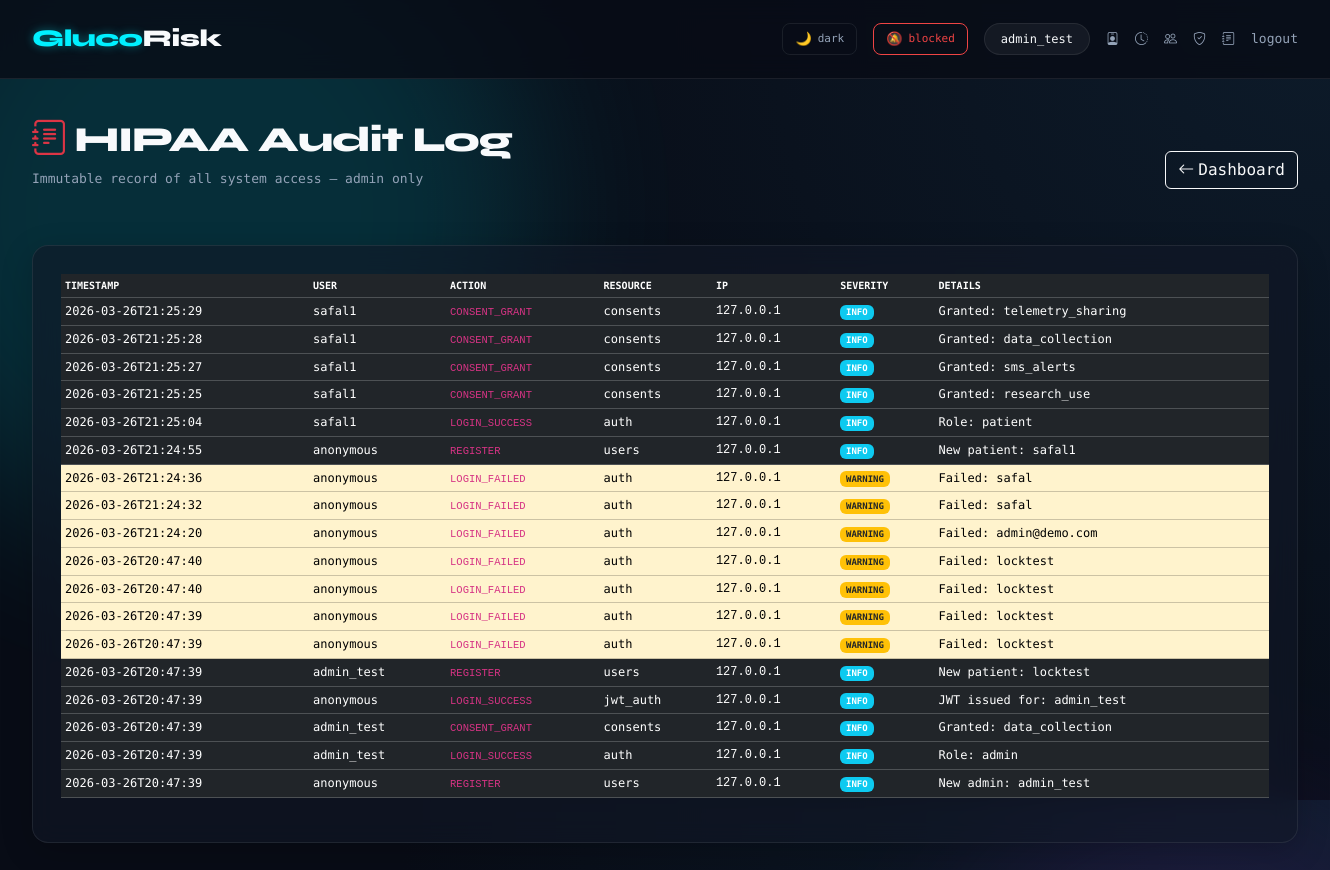
The page /admin/audit (signed in) on the database its author committed.
### tables this page shows
CREATE TABLE audit_log (
        id INTEGER PRIMARY KEY AUTOINCREMENT,
        timestamp TEXT NOT NULL,
        user_id INTEGER,
        username TEXT,
        action TEXT NOT NULL,
        resource TEXT,
        ip_address TEXT,
        user_agent TEXT,
        details TEXT,
        severity TEXT DEFAULT 'INFO'
    );

### web_app.py (the view)
@app.route("/admin/audit")
@login_required
@role_required("admin")
def audit_viewer():
    conn = get_db()
    c = conn.cursor()
    c.execute("SELECT * FROM audit_log ORDER BY timestamp DESC LIMIT 100")
    logs = c.fetchall()
    return render_template("audit.html", logs=logs)

### web_app.py (called while the page is built)
def get_db():
    if 'db' not in g:
        g.db = sqlite3.connect(DB_PATH)
        g.db.row_factory = sqlite3.Row
    return g.db

def login_required(f):
    @wraps(f)
    def decorated(*args, **kwargs):
        if "user_id" not in session:
            return redirect(url_for("login"))
        return f(*args, **kwargs)
    return decorated

def role_required(*roles):
    def decorator(f):
        @wraps(f)
        def wrapper(*args, **kwargs):
            if "user_id" not in session:
                return redirect(url_for("login"))
            user_role = session.get("role", "patient")
            if user_role not in roles:
                flash("Access denied: insufficient permissions", "danger")
                return redirect(url_for("dashboard"))
            return f(*args, **kwargs)
        return wrapper
    return decorator

### templates/audit.html (shortened to what this page needs)
{% extends "base.html" %}
{% block content %}
<div class="d-flex justify-content-between align-items-center mb-4 fade-in flex-wrap gap-3">
  <div>
    <h1 class="page-title"><i class="bi bi-journal-text text-danger me-2"></i>HIPAA Audit Log</h1>
    <div class="page-sub">Immutable record of all system access — admin only</div>
  </div>
  <a href="{{ url_for('dashboard') }}" class="btn btn-outline-light"><i class="bi bi-arrow-left me-1"></i>Dashboard</a>
</div>
<div class="card-dark fade-in" style="animation-delay: 0.1s;">
  <div class="table-responsive">
    <table class="table table-dark table-sm" style="font-size: 12px;">
      <thead style="text-transform: uppercase; font-size: 10px; color: var(--muted);">
        <tr>
          <th>Timestamp</th>
          <th>User</th>
          <th>Action</th>
          <th>Resource</th>
          <th>IP</th>
          <th>Severity</th>
          <th>Details</th>
        </tr>
      </thead>
      <tbody>
        {% for log in logs %}
        <tr class="{{ 'table-danger' if log.severity == 'CRITICAL' else ('table-warning' if log.severity == 'WARNING' else '') }}">
          <td style="white-space: nowrap;">{{ log.timestamp[:19] }}</td>
          <td>{{ log.username or '—' }}</td>
          <td><code>{{ log.action }}</code></td>
          <td>{{ log.resource or '—' }}</td>
          <td style="font-family: monospace;">{{ log.ip_address or '—' }}</td>
          <td>
            <span class="badge {{ 'bg-danger' if log.severity == 'CRITICAL' else ('bg-warning text-dark' if log.severity == 'WARNING' else 'bg-info') }}">
              {{ log.severity }}
            </span>
          </td>
          <td style="max-width: 200px; overflow: hidden; text-overflow: ellipsis;">{{ log.details or '—' }}</td>
        </tr>
        {% endfor %}
      </tbody>
    </table>
  </div>
</div>
{% endblock %}

### templates/base.html (style rules this page uses)
:root { --bg: #080c16; --bg-gradient: radial-gradient(circle at top right, #0d1b2a, #080c16 60%); --surface: rgba(17, 24, 39, 0.6); --surface2: rgba(26, 34, 53, 0.8); --border: rgba(255, 255, 255, 0.08); --accent: #00f0ff; --accent-glow: rgba(0, 240, 255, 0.4); --accent2: #7b2cbf; --text: #f8fafc; --muted: #94a3b8; --normal: #10b981; --low: #f59e0b; --moderate: #f97316; --high: #ef4444; --glass-blur: blur(12px); }
* { box-sizing: border-box; margin: 0; padding: 0; }
body { background: var(--bg); background-image: var(--bg-gradient); color: var(--text); font-family: 'DM Mono', monospace; font-size: 14px; min-height: 100vh; overflow-x: hidden; }
body::before, body::after { content: ''; position: absolute; border-radius: 50%; filter: blur(80px); z-index: -1; opacity: 0.15; }
body::before { top: -10%; left: -10%; width: 50vw; height: 50vw; background: var(--accent); }
body::after { bottom: -10%; right: -10%; width: 40vw; height: 40vw; background: var(--accent2); }
.page-title { font-family: 'Syne', sans-serif; font-weight: 800; font-size: 2.2rem; color: var(--text); margin-bottom: 8px; letter-spacing: -1px; }
.page-sub { color: var(--muted); font-size: 13px; margin-bottom: 32px; }
.card-dark { background: var(--surface); backdrop-filter: var(--glass-blur); -webkit-backdrop-filter: var(--glass-blur); border: 1px solid var(--border); border-radius: 16px; padding: 28px; margin-bottom: 24px; box-shadow: 0 8px 32px rgba(0, 0, 0, 0.2); }
.fade-in { animation: fadeIn 0.6s cubic-bezier(0.22, 1, 0.36, 1); }

### rows shown on the page
audit_log: timestamp "2026-03-26T21:25:29", username "safal1", action "CONSENT_GRANT", resource "consents", ip_address "127.0.0.1", severity "INFO", details "Granted: telemetry_sharing"
audit_log: timestamp "2026-03-26T21:25:28", username "safal1", action "CONSENT_GRANT", resource "consents", ip_address "127.0.0.1", severity "INFO", details "Granted: data_collection"
audit_log: timestamp "2026-03-26T21:25:27", username "safal1", action "CONSENT_GRANT", resource "consents", ip_address "127.0.0.1", severity "INFO", details "Granted: sms_alerts"
audit_log: timestamp "2026-03-26T21:25:25", username "safal1", action "CONSENT_GRANT", resource "consents", ip_address "127.0.0.1", severity "INFO", details "Granted: research_use"
audit_log: timestamp "2026-03-26T21:25:04", username "safal1", action "LOGIN_SUCCESS", resource "auth", ip_address "127.0.0.1", severity "INFO", details "Role: patient"
audit_log: timestamp "2026-03-26T21:24:55", username "anonymous", action "REGISTER", resource "users", ip_address "127.0.0.1", severity "INFO", details "New patient: safal1"
audit_log: timestamp "2026-03-26T21:24:36", username "anonymous", action "LOGIN_FAILED", resource "auth", ip_address "127.0.0.1", severity "WARNING", details "Failed: safal"
audit_log: timestamp "2026-03-26T21:24:32", username "anonymous", action "LOGIN_FAILED", resource "auth", ip_address "127.0.0.1", severity "WARNING", details "Failed: safal"
audit_log: timestamp "2026-03-26T21:24:20", username "anonymous", action "LOGIN_FAILED", resource "auth", ip_address "127.0.0.1", severity "WARNING", details "Failed: admin@demo.com"
audit_log: timestamp "2026-03-26T20:47:40", username "anonymous", action "LOGIN_FAILED", resource "auth", ip_address "127.0.0.1", severity "WARNING", details "Failed: locktest"
audit_log: timestamp "2026-03-26T20:47:40", username "anonymous", action "LOGIN_FAILED", resource "auth", ip_address "127.0.0.1", severity "WARNING", details "Failed: locktest"
audit_log: timestamp "2026-03-26T20:47:39", username "anonymous", action "LOGIN_FAILED", resource "auth", ip_address "127.0.0.1", severity "WARNING", details "Failed: locktest"
audit_log: timestamp "2026-03-26T20:47:39", username "anonymous", action "LOGIN_FAILED", resource "auth", ip_address "127.0.0.1", severity "WARNING", details "Failed: locktest"
audit_log: timestamp "2026-03-26T20:47:39", username "admin_test", action "REGISTER", resource "users", ip_address "127.0.0.1", severity "INFO", details "New patient: locktest"
audit_log: timestamp "2026-03-26T20:47:39", username "anonymous", action "LOGIN_SUCCESS", resource "jwt_auth", ip_address "127.0.0.1", severity "INFO", details "JWT issued for: admin_test"
audit_log: timestamp "2026-03-26T20:47:39", username "admin_test", action "CONSENT_GRANT", resource "consents", ip_address "127.0.0.1", severity "INFO", details "Granted: data_collection"
audit_log: timestamp "2026-03-26T20:47:39", username "admin_test", action "LOGIN_SUCCESS", resource "auth", ip_address "127.0.0.1", severity "INFO", details "Role: admin"
audit_log: timestamp "2026-03-26T20:47:39", username "anonymous", action "REGISTER", resource "users", ip_address "127.0.0.1", severity "INFO", details "New admin: admin_test"

### other values the page prints
{{ session.get('username') }} "admin_test"
